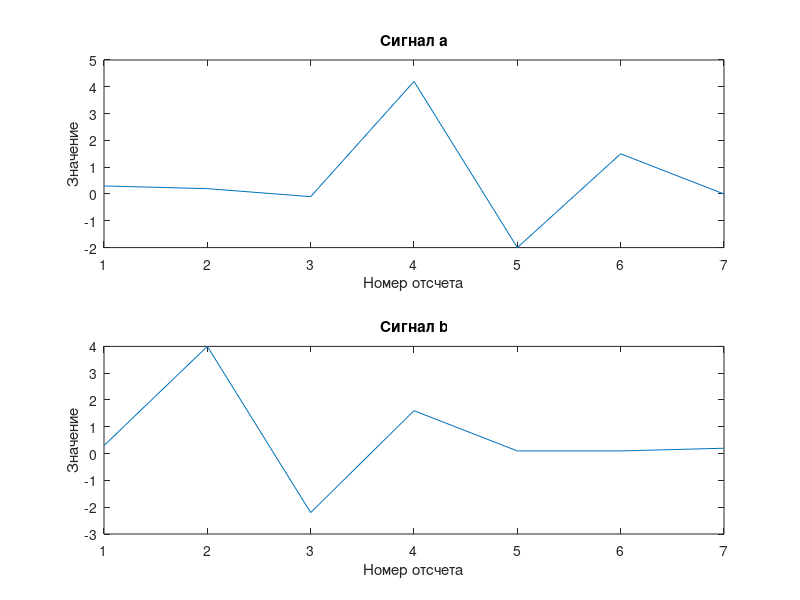
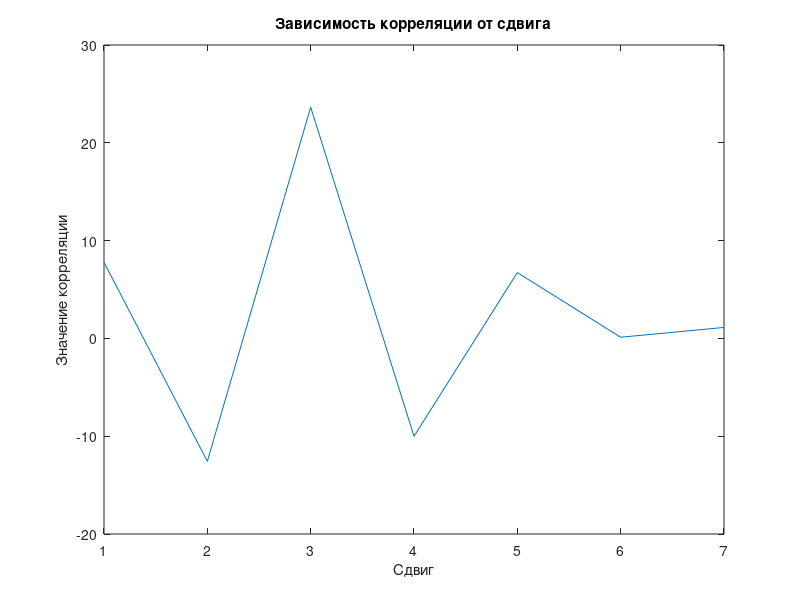
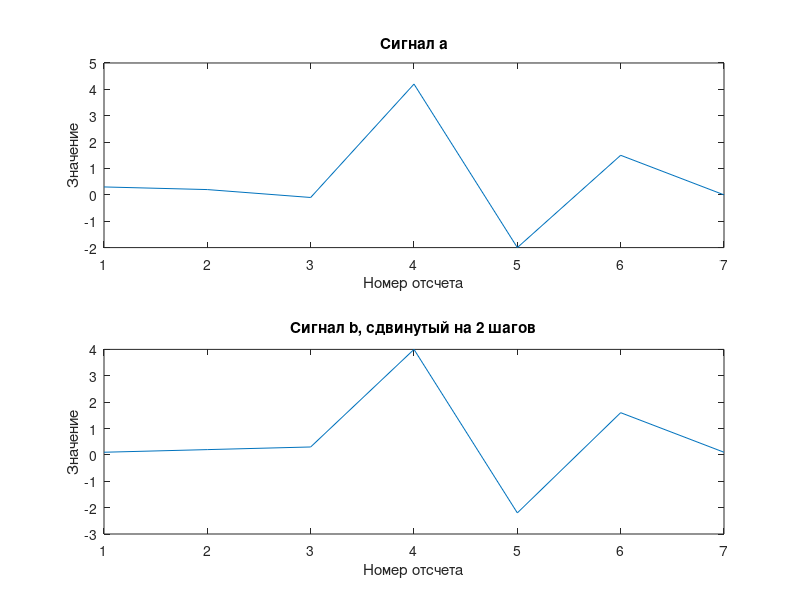

Source code (MATLAB) for these figures, in order:

f1 = 1;
f2 = 5;
f3 = 9;

t = 0:0.01:1;

s1t = cos(2*pi*f1 * t);
s2t = cos(2*pi*f2 * t);
s3t = cos(2*pi*f3 * t);


at = 2 * s1t + 4 * s2t + s3t;
bt = s1t + s2t;

a = [0.3 0.2 -0.1 4.2 -2 1.5 0];
b = [0.3 4 -2.2 1.6 0.1 0.1 0.2];

corr = sum(at.*bt);
norm_corr = sum(at .* bt) / (sqrt(sum(at.^2)) * sqrt(sum(bt.^2)));

disp('Корреляция между сигналами a и b:');
disp(corr);
disp('Нормализованная корреляция между сигналами a и b:');
disp(norm_corr);


N = length(a);
max_corr = -Inf;
optimal_shift = 0;
correlation_values = zeros(1, N);
for shift = 0:N - 1
    b_shifted = circshift(b, shift);
    correlation_values(shift + 1) = sum(a .* b_shifted);

    if correlation_values(shift + 1) > max_corr
        max_corr = correlation_values(shift + 1);
        optimal_shift = shift;
    end

end
disp(['Оптимальный сдвиг: ', num2str(optimal_shift)]);

%%%%%%%%%%%%%%
figure(1);
subplot(2, 1, 1);
plot(a);
title('Сигнал a');
xlabel('Номер отсчета');
ylabel('Значение');

subplot(2, 1, 2);
plot(b);
title('Сигнал b');
xlabel('Номер отсчета');
ylabel('Значение');

figure(2);
plot(correlation_values);
title('Зависимость корреляции от сдвига');
xlabel('Сдвиг');
ylabel('Значение корреляции');

figure(3);
subplot(2, 1, 1);
plot(a);
title('Сигнал a');
xlabel('Номер отсчета');
ylabel('Значение');

subplot(2, 1, 2);
b_shifted_optimal = circshift(b, optimal_shift);
plot(b_shifted_optimal);
title(['Сигнал b, сдвинутый на ', num2str(optimal_shift), ' шагов']);
xlabel('Номер отсчета');
ylabel('Значение');